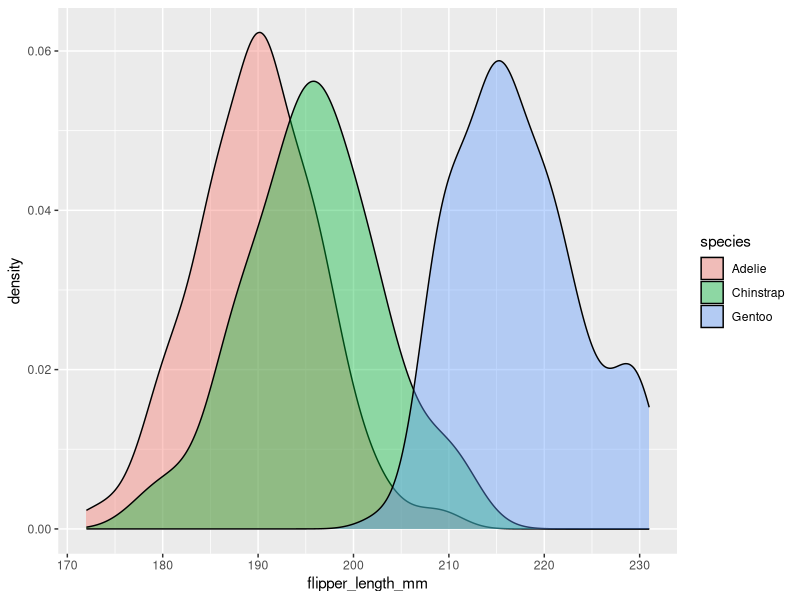
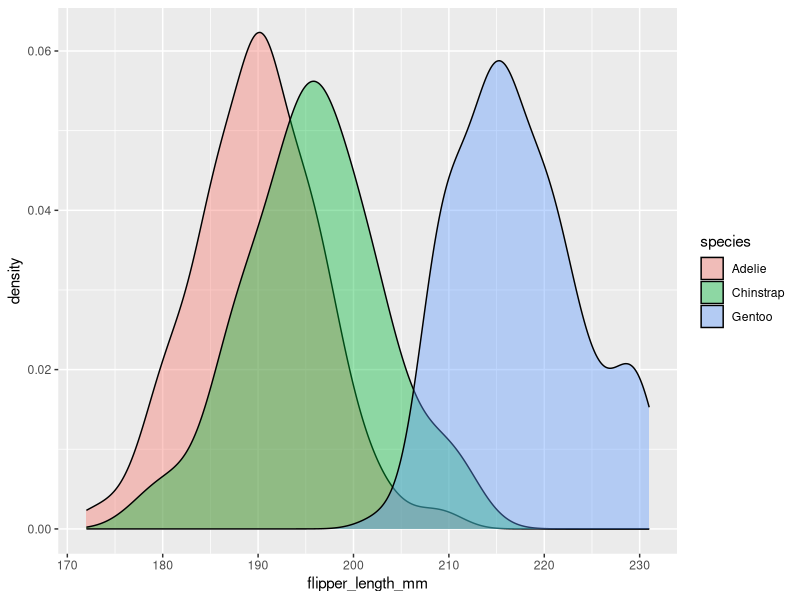

The R source for these figures, in order:

            library(ggplot2)
            library(palmerpenguins)
            built_answer <- tryCatch(
                {
                    set.seed(42)
                    ggplot(penguins, aes(x = flipper_length_mm, fill = species)) + geom_density(alpha = 0.4)
                    suppressWarnings(
                        if (!file.exists("/sandbox/figures/flipper-length_density_fill_species_answer.png")) {
                            ggsave(
                                width = 3,
                                height = 3,
                                "/sandbox/figures/flipper-length_density_fill_species_answer.png"
                            )
                        }
                    )
                    suppressWarnings(
                        ggplot_build(last_plot())
                    )
                },
                error = function(e) {
                    'ERROR'
                }
            )
            built_submission <- tryCatch(
                {
                    set.seed(42)
                    ggplot(penguins, aes(x = flipper_length_mm, fill = species)) + geom_density(alpha = 0.4)
                    suppressWarnings(
                        ggsave(
                            width = 3,
                            height = 3,
                            "figures/flipper-length_density_fill_species_submission_command-a-plus.png"
                        )
                    )
                    suppressWarnings(
                        ggplot_build(last_plot())
                    )
                },
                error = function(e) {
                    'ERROR'
                }
            )
            cat(isTRUE(all.equal(built_answer, built_submission)))
        
